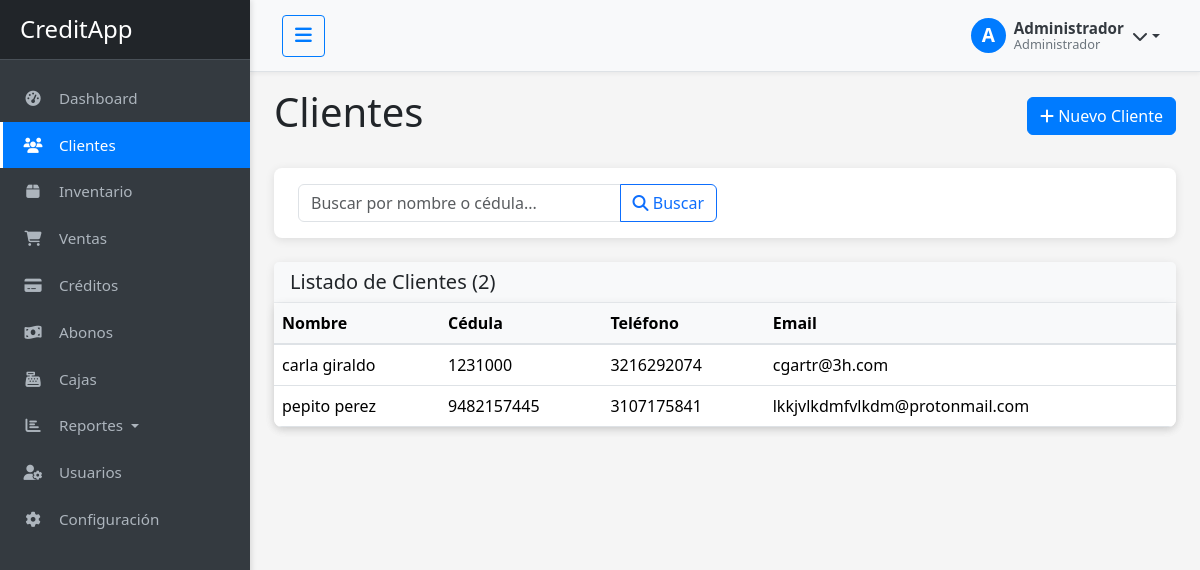
The page /clientes/ (signed in) on the database its author committed.
### app/models.py (models this page shows, shortened)
class Usuario(db.Model, UserMixin):
    __tablename__ = 'usuarios'
    id = db.Column(db.Integer, primary_key=True)
    nombre = db.Column(db.String(100), nullable=False)
    email = db.Column(db.String(100), unique=True, nullable=False)
    password = db.Column(db.String(200), nullable=False)
    rol = db.Column(db.String(20), nullable=False, default='usuario')
    fecha_registro = db.Column(db.DateTime, default=datetime.utcnow)
    activo = db.Column(db.Boolean, default=True)
    def is_admin(self):
        return self.rol == 'administrador'
    def is_vendedor(self):
        return self.rol == 'vendedor'
    def is_cobrador(self):
        return self.rol == 'cobrador'

class Cliente(db.Model):
    __tablename__ = 'clientes'
    id = db.Column(db.Integer, primary_key=True)
    nombre = db.Column(db.String(100), nullable=False)
    cedula = db.Column(db.String(20), unique=True, nullable=False)
    telefono = db.Column(db.String(20), nullable=True)
    email = db.Column(db.String(100), nullable=True)
    direccion = db.Column(db.String(200), nullable=True)
    fecha_registro = db.Column(db.DateTime, default=datetime.utcnow)
    ventas = db.relationship('Venta', back_populates='cliente', lazy=True, cascade='all, delete-orphan')
    creditos = db.relationship('Credito', backref='cliente', lazy=True, cascade='all, delete-orphan')

### app/controllers/clientes.py (the view)
@clientes_bp.route('/')
@login_required
def index():
    busqueda = request.args.get('busqueda', '')
    query = Cliente.query
    if current_user.is_vendedor() and not current_user.is_admin():
        clientes_ids = db.session.query(Venta.cliente_id).filter_by(vendedor_id=current_user.id).distinct()
        query = query.filter(Cliente.id.in_(clientes_ids))
    if busqueda:
        query = query.filter(Cliente.nombre.ilike(f"%{busqueda}%") | Cliente.cedula.ilike(f"%{busqueda}%"))
    clientes = query.all()
    solo_consulta = current_user.is_vendedor() and not current_user.is_admin()
    return render_template('clientes/index.html', clientes=clientes, busqueda=busqueda, solo_consulta=solo_consulta)

### app/models.py (called while the page is built)
@login_manager.user_loader
def load_user(user_id):
    return Usuario.query.get(int(user_id))

### app/templates/clientes/index.html (shortened to what this page needs)
{% extends "base.html" %}
{% block content %}
<div class="container-fluid">
    <div class="d-flex justify-content-between align-items-center mb-4">
        <h1>Clientes</h1>
        {% if current_user.is_vendedor() or current_user.is_admin() %}
        <a href="{{ url_for('clientes.crear') }}" class="btn btn-primary">
            <i class="fas fa-plus"></i> Nuevo Cliente
        </a>
        {% endif %}
    </div>
    <div class="card mb-4">
        <div class="card-body">
            <form method="GET" action="{{ url_for('clientes.index') }}" class="row g-3">
                <div class="col-md-6">
                    <div class="input-group">
                        <input type="text" class="form-control" name="busqueda" placeholder="Buscar por nombre o cédula..." value="{{ busqueda }}">
                        <button class="btn btn-outline-primary" type="submit">
                            <i class="fas fa-search"></i> Buscar
                        </button>
                    </div>
                </div>
            </form>
        </div>
    </div>
    <div class="card">
        <div class="card-header">
            <h5 class="mb-0">Listado de Clientes ({{ clientes|length }})</h5>
        </div>
        <div class="card-body p-0">
            <div class="table-responsive">
                <table class="table table-hover mb-0" id="clientes-table">
                    <thead class="table-light">
                        <tr>
                            <th>Nombre</th>
                            <th>Cédula</th>
                            <th>Teléfono</th>
                            <th>Email</th>
                        </tr>
                    </thead>
                    <tbody>
                        {% if clientes %}
                            {% for cliente in clientes %}
                            <tr class="cliente-row" data-cliente-id="{{ cliente.id }}">
                                <td>{{ cliente.nombre }}</td>
                                <td>{{ cliente.cedula }}</td>
                                <td>{{ cliente.telefono or 'N/A' }}</td>
                                <td>{{ cliente.email or 'N/A' }}</td>
                            </tr>
                            {% endfor %}
                        {% else %}
                            <tr>
                                <td colspan="4" class="text-center py-3">No se encontraron clientes.</td>
                            </tr>
                        {% endif %}
                    </tbody>
                </table>
            </div>
        </div>
    </div>
</div>
{% endblock %}

### app/templates/base.html (shortened to what this page needs)
<!DOCTYPE html>
<html lang="es">
<head>
    <link href="https://cdn.jsdelivr.net/npm/bootstrap@5.3.2/dist/css/bootstrap.min.css" rel="stylesheet">
    <link rel="stylesheet" href="https://cdnjs.cloudflare.com/ajax/libs/font-awesome/6.4.2/css/all.min.css">
    <link rel="stylesheet" href="{{ url_for('static', filename='css/style.css') }}">
</head>
<body>
    <div class="wrapper">
        <nav id="sidebar" class="sidebar">
            <div class="sidebar-header">
                <h3>CreditApp</h3>
            </div>
            <ul class="list-unstyled components">
                <li {% if request.endpoint == 'dashboard.index' %}class="active"{% endif %}>
                    <a href="{{ url_for('dashboard.index') }}">
                        <i class="fas fa-tachometer-alt"></i>
                        Dashboard
                    </a>
                </li>
                <li {% if request.endpoint and 'clientes' in request.endpoint %}class="active"{% endif %}>
                    <a href="{{ url_for('clientes.index') }}">
                        <i class="fas fa-users"></i>
                        Clientes
                    </a>
                </li>
                {% if current_user.is_vendedor() or current_user.is_admin() %}
                <li {% if request.endpoint and 'productos' in request.endpoint %}class="active"{% endif %}>
                    <a href="{{ url_for('productos.index') }}">
                        <i class="fas fa-box"></i>
                        Inventario
                    </a>
                </li>
                <li {% if request.endpoint and 'ventas' in request.endpoint %}class="active"{% endif %}>
                    <a href="{{ url_for('ventas.index') }}">
                        <i class="fas fa-shopping-cart"></i>
                        Ventas
                    </a>
                </li>
                {% endif %}
                <li {% if request.endpoint and 'creditos' in request.endpoint %}class="active"{% endif %}>
                    <a href="{{ url_for('creditos.index') }}">
                        <i class="fas fa-credit-card"></i>
                        Créditos
                    </a>
                </li>
                {% if current_user.is_cobrador() or current_user.is_admin() %}
                <li {% if request.endpoint and 'abonos' in request.endpoint %}class="active"{% endif %}>
                    <a href="{{ url_for('abonos.index') }}">
                        <i class="fas fa-money-bill-wave"></i>
                        Abonos
                    </a>
                </li>
                {% endif %}
                {% if current_user.is_admin() %}
                <li {% if request.endpoint and 'cajas' in request.endpoint %}class="active"{% endif %}>
                    <a href="{{ url_for('cajas.index') }}">
                        <i class="fas fa-cash-register"></i>
                        Cajas
                    </a>
                </li>
                <li class="nav-item dropdown {% if request.endpoint and 'reportes' in request.endpoint %}active{% endif %}">
                    <a href="#reportesSubmenu" data-bs-toggle="collapse" aria-expanded="false" class="dropdown-toggle">
                        <i class="fas fa-chart-bar"></i>
                        Reportes
                    </a>
                </li>
                <li {% if request.endpoint and 'usuarios' in request.endpoint %}class="active"{% endif %}>
                    <a href="{{ url_for('usuarios.index') }}">
                        <i class="fas fa-user-cog"></i>
                        Usuarios
                    </a>
                </li>
                <li {% if request.endpoint and 'config' in request.endpoint %}class="active"{% endif %}>
                    <a href="{{ url_for('config.editar') }}">
                        <i class="fas fa-cog"></i>
                        Configuración
                    </a>
                </li>
                {% endif %}
            </ul>
        </nav>
        <div id="content">
            <nav class="navbar navbar-expand-lg navbar-light bg-light">
                <div class="container-fluid">
                    <button type="button" id="sidebarCollapseDesktop" class="btn btn-outline-primary d-none d-md-block">
                        <i class="fas fa-bars"></i>
                    </button>
                    <div class="ms-auto">
                        <div class="dropdown user-profile-dropdown">
                            <a href="#" class="dropdown-toggle user-profile-link" id="dropdownUser" data-bs-toggle="dropdown" aria-expanded="false">
                                <div class="d-flex align-items-center">
                                    <div class="avatar-circle">
                                        <span class="initials">{{ current_user.nombre[0]|upper }}</span>
                                    </div>
                                    <div class="user-info ms-2 d-none d-md-block">
                                        <div class="user-name">{{ current_user.nombre }}</div>
                                        <div class="user-role">
                                            {% if current_user.rol == 'administrador' %}
                                                Administrador
                                            {% elif current_user.rol == 'vendedor' %}
                                                Vendedor
                                            {% elif current_user.rol == 'cobrador' %}
                                                Cobrador
                                            {% endif %}
                                        </div>
                                    </div>
                                    <i class="fas fa-chevron-down ms-2"></i>
                                </div>
                            </a>
                        </div>
                    </div>
                </div>
            </nav>
            <div class="container-fluid mt-3">
                {% block content %}{% endblock %}
            </div>
        </div>
    </div>
</body>
</html>

### app/static/css/style.css (style rules this page uses)
:root { --primary-color: #007bff; --secondary-color: #6c757d; --success-color: #28a745; --danger-color: #dc3545; --warning-color: #ffc107; --info-color: #17a2b8; --light-color: #f8f9fa; --dark-color: #343a40; --sidebar-width: 250px; --sidebar-width-collapsed: 70px; --header-height: 60px; --transition-speed: 0.3s; }
body { font-family: 'Segoe UI', Tahoma, Geneva, Verdana, sans-serif; background-color: #f5f5f5; min-height: 100vh; display: flex; flex-direction: column; position: relative; overflow-x: hidden; }
.wrapper { display: flex; align-items: stretch; flex-grow: 1; }
.sidebar { min-width: var(--sidebar-width); max-width: var(--sidebar-width); background: #343a40; color: #fff; transition: all var(--transition-speed) ease; height: 100vh; position: fixed; top: 0; left: 0; z-index: 1050; overflow-y: auto; box-shadow: 2px 0 5px rgba(0,0,0,0.1); }
.sidebar .sidebar-header { padding: 15px 20px; background: #212529; display: flex; align-items: center; justify-content: space-between; border-bottom: 1px solid #495057; }
.sidebar .sidebar-header h3 { color: #fff; margin-bottom: 0; font-size: 1.5rem; white-space: nowrap; overflow: hidden; text-overflow: ellipsis; }
.sidebar ul.components { padding: 15px 0; }
.sidebar ul li a { padding: 12px 20px; font-size: 0.95em; display: block; color: #adb5bd; text-decoration: none; transition: all var(--transition-speed) ease; border-left: 3px solid transparent; white-space: nowrap; overflow: hidden; text-overflow: ellipsis; }
.sidebar ul li.active > a { color: #fff; background: var(--primary-color); border-left-color: #fff; }
.sidebar ul li a i { margin-right: 12px; width: 20px; text-align: center; transition: all var(--transition-speed) ease; }
#content { width: calc(100% - var(--sidebar-width)); margin-left: var(--sidebar-width); padding: 0; min-height: 100vh; transition: all var(--transition-speed) ease; flex-grow: 1; display: flex; flex-direction: column; position: relative; }
#content > .navbar { padding: 10px 20px; background-color: #fff; border-bottom: 1px solid #dee2e6; box-shadow: 0 2px 4px rgba(0,0,0,0.05); min-height: var(--header-height); display: flex; align-items: center; position: sticky; top: 0; z-index: 1030; }
#sidebarCollapseContent, #sidebarCollapseDesktop { background: var(--primary-color); border: none; color: white; padding: 8px 12px; border-radius: 4px; cursor: pointer; transition: all var(--transition-speed) ease; }
#sidebarCollapseContent i, #sidebarCollapseDesktop i { font-size: 1.2rem; }
#sidebarCollapseDesktop { background: transparent; color: var(--primary-color); border: 1px solid var(--primary-color); }
.user-profile-dropdown { position: relative; }
.user-profile-link { text-decoration: none; color: var(--dark-color); display: flex; align-items: center; padding: 0.5rem; border-radius: 0.25rem; transition: all 0.2s ease; }
.avatar-circle { width: 35px; height: 35px; background-color: var(--primary-color); border-radius: 50%; display: flex; justify-content: center; align-items: center; color: white; font-weight: bold; }
.initials { font-size: 1.2rem; }
.user-info { line-height: 1.2; }
.user-name { font-weight: 600; font-size: 0.95rem; }
.user-role { font-size: 0.8rem; color: var(--secondary-color); }
.card { margin-bottom: 20px; border: none; border-radius: 8px; box-shadow: 0 2px 10px rgba(0, 0, 0, 0.1); transition: transform 0.2s ease; }
.card-header { font-weight: 600; background-color: #f8f9fa; border-bottom: 1px solid #e9ecef; }
.btn-primary { background-color: var(--primary-color); border-color: var(--primary-color); }
.table-responsive { box-shadow: 0 2px 10px rgba(0,0,0,0.1); border-radius: 8px; overflow: hidden; }
.table { margin-bottom: 0; }
.table thead th { background-color: #f8f9fa; border-bottom: 2px solid #dee2e6; }
.container-fluid { width: 100%; max-width: 100%; box-sizing: border-box; }
.table-responsive { overflow-x: auto; width: 100%; }
.table th, .table td { white-space: normal; vertical-align: middle; }
.row { width: 100%; margin-left: 0; margin-right: 0; }

### rows shown on the page
Usuario: nombre "A", nombre "Administrador"
Cliente: nombre "carla giraldo", cedula "1231000", telefono "3216292074", email "cgartr@3h.com"
Cliente: nombre "pepito perez", cedula "9482157445", telefono "3107175841", email "lkkjvlkdmfvlkdm@protonmail.com"

### other values the page prints
{{ clientes|length }} "2"
